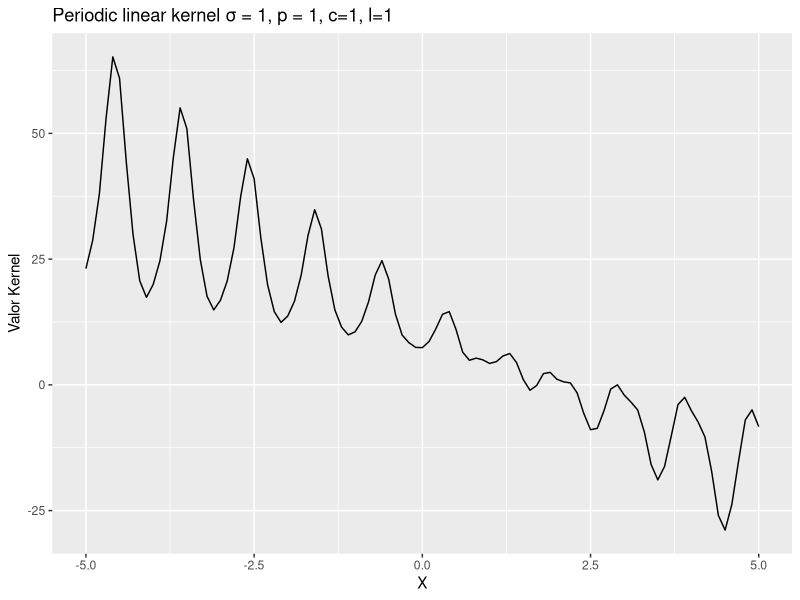
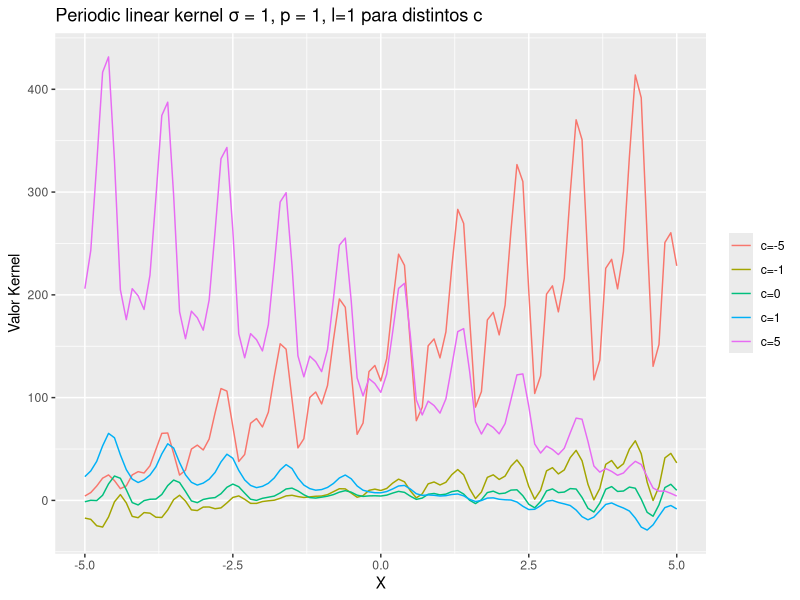
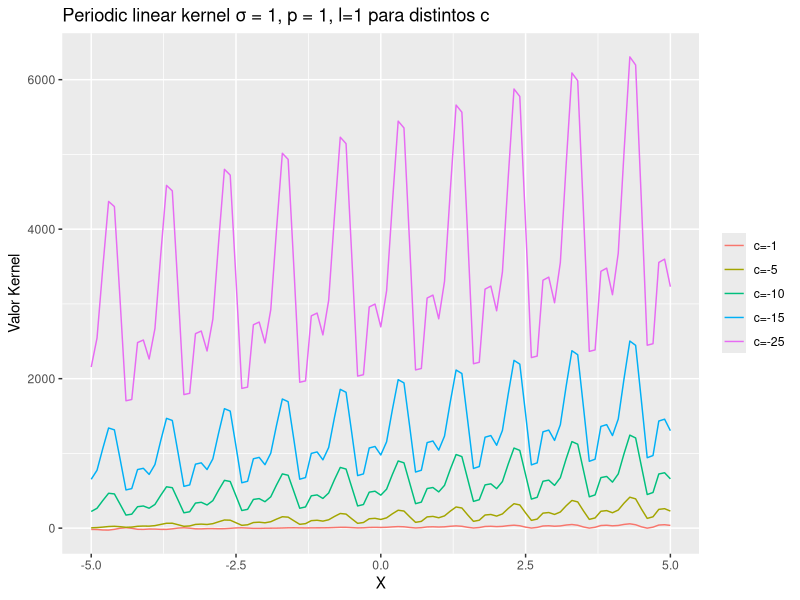
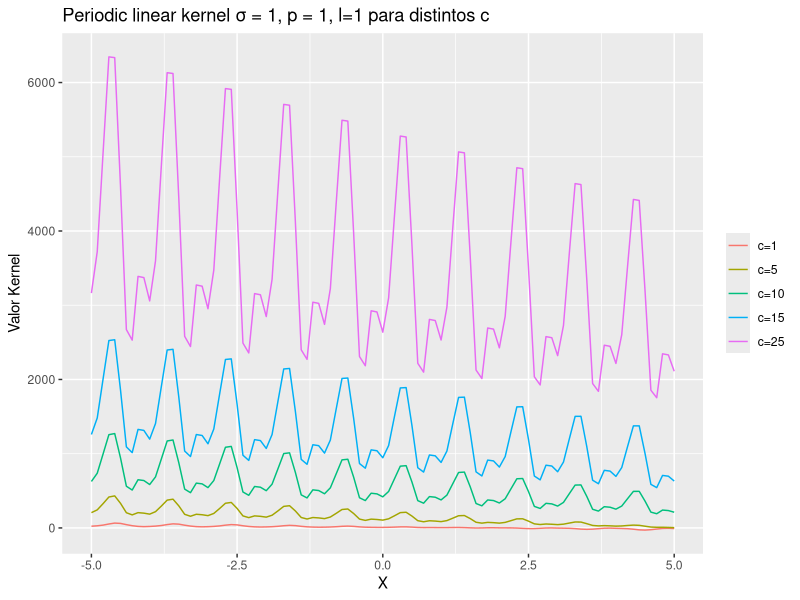
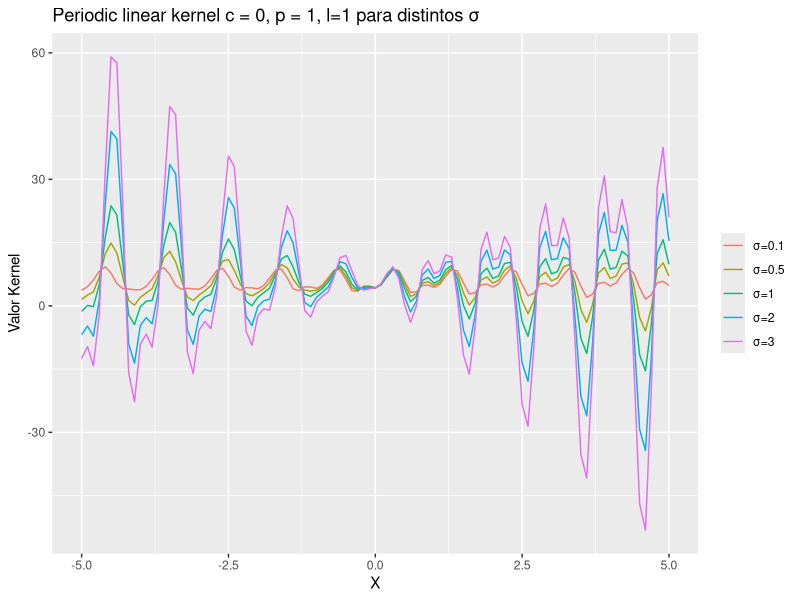
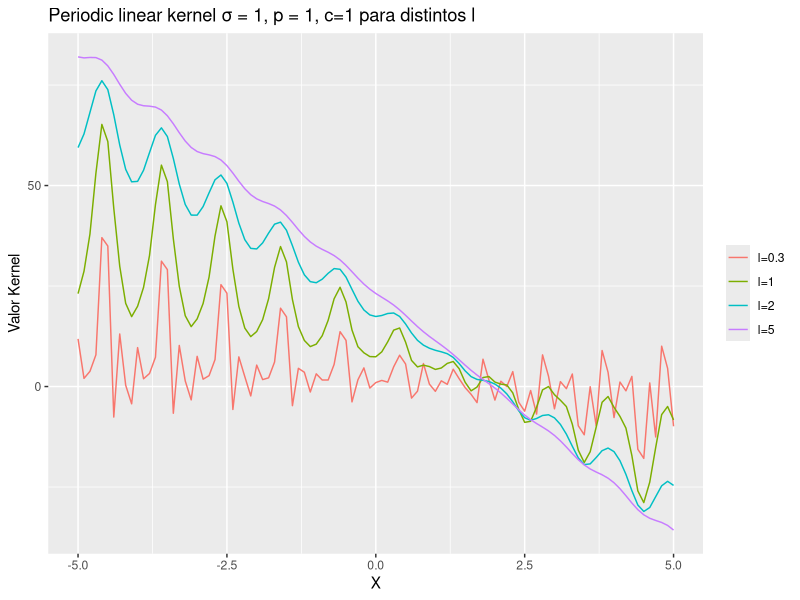
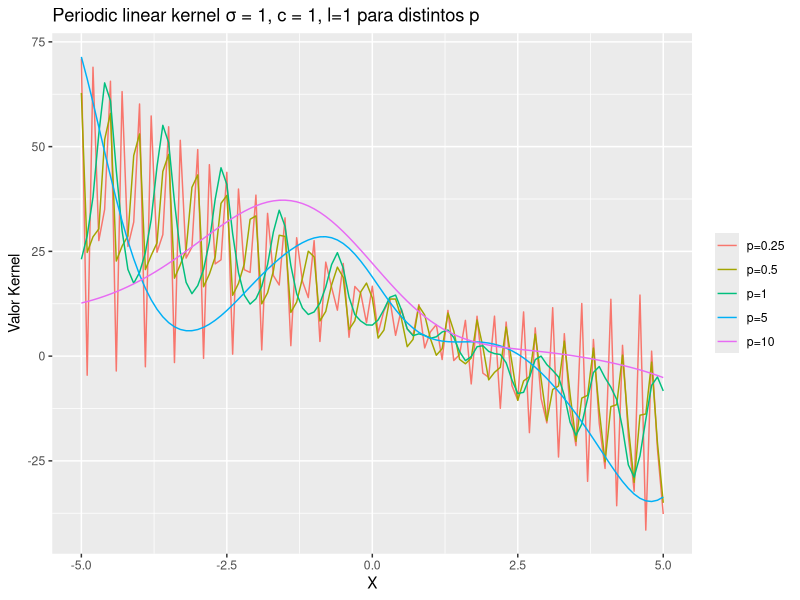
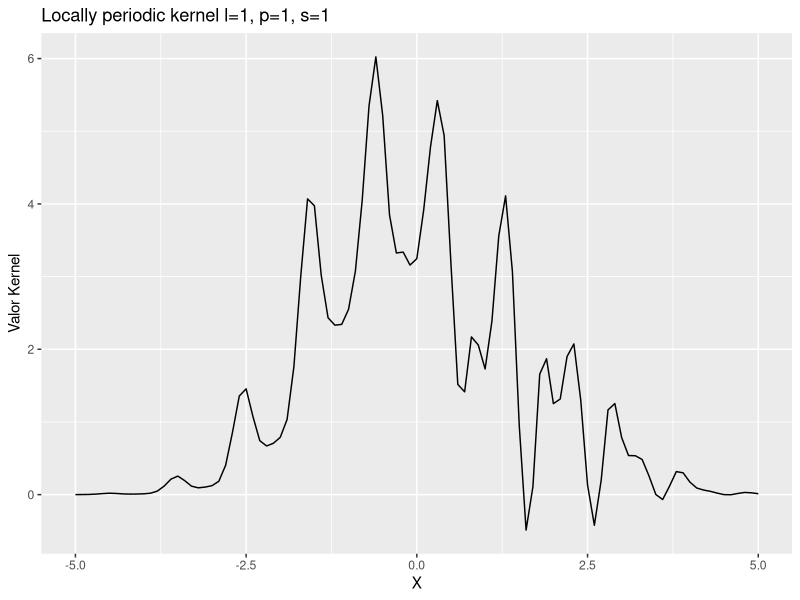

Here is the R script that generated these plots, in order:
library(ggplot2)
set.seed(6)

#Ejercicio 1  

###Creamos los kernel 1, 2 y 3 y los kernels construidos a partir de ellos:####
x1<-2
x2<-4
#Kernel 1
k1<-function(a,b,desv_v,c){
  #Preguntar que efectivamente sea el producto punto.
  resultado<-1+desv_v*(a-c)*(b-c)
  return(resultado)
}
k1(x1,x2,1,1)
#Kernel 2
k2<-function(a,b,l,p){
  norma<-abs(a-b)
  resultado<-exp(-((2*(sin(pi*norma*(1/p)))^2)/(l^2)))
  return(resultado)
}
k2(x1,x2,1,1)


#Periodico lineal.
per_lin<-function(a,b,desv_v,c,l,p){
  resultado<-k1(a,b,desv_v,c)*k2(a,b,l,p)
  return(resultado)
}

per_lin(x1,x2,1,1,1,1)

#Kernel 3.
k3<-function(a,b,s){
  resultado<-exp(-(((a-b)^2)/(2*(s^2))))
}

k3(x1,x2,1)

#Locally periodic
locally<-function(a,b,l,p,s){
  resultado<-k2(a,b,l,p)*k3(a,b,s)
  return(resultado)
}
locally(x1,x2,1,1,1)

#brownian
brownian<-function(a,b,desv){
  resultado<-(desv^2)*pmin(a,b)
  return(resultado)
}
brownian(x1,x2,1)

###Definimos las funciones RKHS asociado a cada uno de ellos.####
# Elegimos el parametro m
m=15
# Elegimos las constantes.
a=runif(m,-4,4)
# Elegimos los puntos zi.
z=runif(m,-2,2)


####1 Kernel Periodico: ####

#Creamos la función rkhs_periodic:
rkhs_periodic=function(x,desv_v,c,l,p)
{
  out=0
  for(i in 1:m)
  {
    out=out+a[i]*per_lin(x,z[i],desv_v,c,l,p)
  }
  out
}

#grilla entre -5 y 5
s=seq(-5,5,0.1)

out=c()
for(i in 1:length(s)){
  # rkhs_periodic(x,desv_v,c,l,p)
  out=c(out,rkhs_periodic(s[i],1,1,1,1))
}
df<-data.frame(cbind(s,out))
ggplot2<-ggplot(df,aes(x = s, y = out))+
  geom_line() +ggtitle("Periodic linear kernel σ = 1, p = 1, c=1, l=1")
ggplot2<-ggplot2+theme(legend.title=element_blank())+
  xlab("X")+ylab("Valor Kernel")
ggplot2




#Parametros desv_v,c,l,p:
library(reshape2)


##Para el parametro c:####
graf_c<-c()
c_list=c(-5,-1,0,1,5)
for (j in c_list){
  out=c()
  for(i in 1:length(s))
  {
    out=c(out,rkhs_periodic(s[i],1,j,1,1))
  }
  graf_c<-cbind(graf_c,out)
}
df2<-data.frame(cbind(s,graf_c))
colnames(df2)<-c("X","c=-5","c=-1","c=0","c=1","c=5")
df2 <- melt(df2, id.vars = "X")
ggplot2<-ggplot(df2, aes(x = X, y = value, group=variable, color = variable))+
  geom_line() +ggtitle("Periodic linear kernel σ = 1, p = 1, l=1 para distintos c")
ggplot2<-ggplot2+theme(legend.title=element_blank())+
  xlab("X")+ylab("Valor Kernel")
ggplot2

#Para los c negativos.
graf_c<-c()
c_list_1=c(-1,-5,-10,-15,-25)
for (j in c_list_1){
  out=c()
  for(i in 1:length(s))
  {
    out=c(out,rkhs_periodic(s[i],1,j,1,1))
  }
  graf_c<-cbind(graf_c,out)
}
df2<-data.frame(cbind(s,graf_c))
colnames(df2)<-c("X","c=-1","c=-5","c=-10","c=-15","c=-25")
df2 <- melt(df2, id.vars = "X")
ggplot2<-ggplot(df2, aes(x = X, y = value, group=variable, color = variable))+
  geom_line() +ggtitle("Periodic linear kernel σ = 1, p = 1, l=1 para distintos c")
ggplot2<-ggplot2+theme(legend.title=element_blank())+
  xlab("X")+ylab("Valor Kernel")
ggplot2

#Para los c positivos.
graf_c<-c()
c_list_2=c(1,5,10,15,25)
for (j in c_list_2){
  out=c()
  for(i in 1:length(s))
  {
    out=c(out,rkhs_periodic(s[i],1,j,1,1))
  }
  graf_c<-cbind(graf_c,out)
}
df2<-data.frame(cbind(s,graf_c))
colnames(df2)<-c("X","c=1","c=5","c=10","c=15","c=25")
df2 <- melt(df2, id.vars = "X")
ggplot2<-ggplot(df2, aes(x = X, y = value, group=variable, color = variable))+
  geom_line() +ggtitle("Periodic linear kernel σ = 1, p = 1, l=1 para distintos c")
ggplot2<-ggplot2+theme(legend.title=element_blank())+
  xlab("X")+ylab("Valor Kernel")
ggplot2

##Para el parametro σ:####
graf_sigma<-c()
sigma_list=c(0.1,0.5,1,2,3)
for (j in sigma_list){
  out=c()
  for(i in 1:length(s))
  {
    out=c(out,rkhs_periodic(s[i],j,0,1,1))
  }
  graf_sigma<-cbind(graf_sigma,out)
}
df2<-data.frame(cbind(s,graf_sigma))
colnames(df2)<-c("X","σ=0.1","σ=0.5","σ=1","σ=2","σ=3")
df2 <- melt(df2, id.vars = "X")
ggplot2<-ggplot(df2, aes(x = X, y = value, group=variable, color = variable))+
  geom_line() +ggtitle("Periodic linear kernel c = 0, p = 1, l=1 para distintos σ")
ggplot2<-ggplot2+theme(legend.title=element_blank())+
  xlab("X")+ylab("Valor Kernel")
ggplot2


##Para el parametro l:####
graf_l<-c()
l_list=c(0.3,1,2,5)
for (j in l_list){
  out=c()
  for(i in 1:length(s))
  {
    out=c(out,rkhs_periodic(s[i],1,1,j,1))
  }
  graf_l<-cbind(graf_l,out)
}
df2<-data.frame(cbind(s,graf_l))
colnames(df2)<-c("X","l=0.3","l=1","l=2","l=5")
df2 <- melt(df2, id.vars = "X")
ggplot2<-ggplot(df2, aes(x = X, y = value, group=variable, color = variable))+
  geom_line() +ggtitle("Periodic linear kernel σ = 1, p = 1, c=1 para distintos l")
ggplot2<-ggplot2+theme(legend.title=element_blank())+
  xlab("X")+ylab("Valor Kernel")
ggplot2

##Para el parametro p: ####
graf_p<-c()
p_list=c(0.25,0.5,1,5,10)
for (j in p_list){
  out=c()
  for(i in 1:length(s))
  {
    out=c(out,rkhs_periodic(s[i],1,1,1,j))
  }
  graf_p<-cbind(graf_p,out)
}
df2<-data.frame(cbind(s,graf_p))
colnames(df2)<-c("X","p=0.25","p=0.5","p=1","p=5","p=10")
df2 <- melt(df2, id.vars = "X")
ggplot2<-ggplot(df2, aes(x = X, y = value, group=variable, color = variable))+
  geom_line() +ggtitle("Periodic linear kernel σ = 1, c = 1, l=1 para distintos p")
ggplot2<-ggplot2+theme(legend.title=element_blank())+
  xlab("X")+ylab("Valor Kernel")
ggplot2



####2 Locally PERIODIC KERNEL ####
#Creamos la función rkhs_locally:
rkhs_locally=function(x,l,p,s)
{
  out=0
  for(i in 1:m)
  {
    out=out+a[i]*locally(x,z[i],l,p,s)
  }
  out
}

#grilla entre -5 y 5
grid<-seq(-5,5,0.1)
out<-c()
for(i in 1:length(grid)){
  # rkhs_locally(x,l,p,s)
  out=c(out,rkhs_locally(grid[i],1,1,1))
}

df<-data.frame(cbind(grid,out))
ggplot2<-ggplot(df,aes(x = grid, y = out))+
  geom_line() +ggtitle("Locally periodic kernel l=1, p=1, s=1")
ggplot2<-ggplot2+theme(legend.title=element_blank())+
  xlab("X")+ylab("Valor Kernel")
ggplot2


#Parametros l,p,s:

#parametro l:
graf2_l<-c()
l_list2=c(0.3,0.5,0.7,1)
for (j in l_list2){
  out=c()
  for(i in 1:length(grid))
  {
    out=c(out,rkhs_locally(grid[i],j,1,1))
  }
  graf2_l<-cbind(graf2_l,out)
}
df2<-data.frame(cbind(grid,graf2_l))
colnames(df2)<-c("X","l=0.3","l=0.5","l=0.7","l=1")
df2 <- melt(df2, id.vars = "X")
ggplot2<-ggplot(df2, aes(x = X, y = value, group=variable, color = variable))+
  geom_line() +ggtitle("Locally periodic kernel p=1, s=1")
ggplot2<-ggplot2+theme(legend.title=element_blank())+
  xlab("X")+ylab("Valor Kernel")
ggplot2

#parametro p:
graf2_p<-c()
p_list2=c(0.25,0.5,1,2,4)
for (j in p_list2){
  out=c()
  for(i in 1:length(grid))
  {
    out=c(out,rkhs_locally(grid[i],1,j,1))
  }
  graf2_p<-cbind(graf2_p,out)
}
df2<-data.frame(cbind(grid,graf2_p))
colnames(df2)<-c("X","p=0.25","p=0.5","p=1","p=2","p=4")
df2 <- melt(df2, id.vars = "X")
ggplot2<-ggplot(df2, aes(x = X, y = value, group=variable, color = variable))+
  geom_line() +ggtitle("Locally periodic kernel l=1, s=1")
ggplot2<-ggplot2+theme(legend.title=element_blank())+
  xlab("X")+ylab("Valor Kernel")
ggplot2

graf2_p<-c()
p_list2=c(1,2,4)
for (j in p_list2){
  out=c()
  for(i in 1:length(grid))
  {
    out=c(out,rkhs_locally(grid[i],1,j,1))
  }
  graf2_p<-cbind(graf2_p,out)
}
df2<-data.frame(cbind(grid,graf2_p))
colnames(df2)<-c("X","p=1","p=2","p=4")
df2 <- melt(df2, id.vars = "X")
ggplot2<-ggplot(df2, aes(x = X, y = value, group=variable, color = variable))+
  geom_line() +ggtitle("Locally periodic kernel l=1, s=1")
ggplot2<-ggplot2+theme(legend.title=element_blank())+
  xlab("X")+ylab("Valor Kernel")
ggplot2

graf2_p<-c()
p_list2=c(0.25,0.5,1)
for (j in p_list2){
  out=c()
  for(i in 1:length(grid))
  {
    out=c(out,rkhs_locally(grid[i],1,j,1))
  }
  graf2_p<-cbind(graf2_p,out)
}
df2<-data.frame(cbind(grid,graf2_p))
colnames(df2)<-c("X","p=0.25","p=0.5","p=1")
df2 <- melt(df2, id.vars = "X")
ggplot2<-ggplot(df2, aes(x = X, y = value, group=variable, color = variable))+
  geom_line() +ggtitle("Locally periodic kernel l=1, s=1")
ggplot2<-ggplot2+theme(legend.title=element_blank())+
  xlab("X")+ylab("Valor Kernel")
ggplot2

#parametro s:
graf2_s<-c()
s_list2=c(0.1,0.5,1,2,5)
for (j in s_list2){
  out=c()
  for(i in 1:length(grid))
  {
    out=c(out,rkhs_locally(grid[i],1,1,j))
  }
  graf2_s<-cbind(graf2_s,out)
}
df2<-data.frame(cbind(grid,graf2_s))
colnames(df2)<-c("X","s=0.1","s=0.5","s=1","s=2","s=5")
df2 <- melt(df2, id.vars = "X")
ggplot2<-ggplot(df2, aes(x = X, y = value, group=variable, color = variable))+
  geom_line() +ggtitle("Locally periodic kernel l=1, p=1")
ggplot2<-ggplot2+theme(legend.title=element_blank())+
  xlab("X")+ylab("Valor Kernel")
ggplot2


#### 3 Kernel Browniano ####
rkhs_brow=function(x,desv)
{
  out=0
  for(i in 1:m)
  {
    out=out+a[i]*brownian(x,z[i],desv)
  }
  out
}

#grilla entre -5 y 5
grid<-seq(-5,5,0.1)
out<-c()
for(i in 1:length(grid)){
  out=c(out,rkhs_brow(grid[i],1))
}

df<-data.frame(cbind(grid,out))
ggplot2<-ggplot(df,aes(x = grid, y = out))+
  geom_line() +ggtitle("kernel browniano σ =1")
ggplot2<-ggplot2+theme(legend.title=element_blank())+
  xlab("X")+ylab("Valor Kernel")
ggplot2

#rkhs_brow(x,desv)
graf3_desv<-c()
#parametro desv:
desv_list3=c(0.1,0.5,1,2)
for (j in desv_list3){
  out=c()
  for(i in 1:length(grid))
  {
    out=c(out,rkhs_brow(grid[i],j))
  }
  graf3_desv<-cbind(graf3_desv,out)
}
df2<-data.frame(cbind(grid,graf3_desv))
colnames(df2)<-c("X","σ=0.1","σ=0.5","σ=1","σ=2")
df2 <- melt(df2, id.vars = "X")
ggplot2<-ggplot(df2, aes(x = X, y = value, group=variable, color = variable))+
  geom_line() +ggtitle("Brownian Kernel")
ggplot2<-ggplot2+theme(legend.title=element_blank())+
  xlab("X")+ylab("Valor Kernel")
ggplot2

